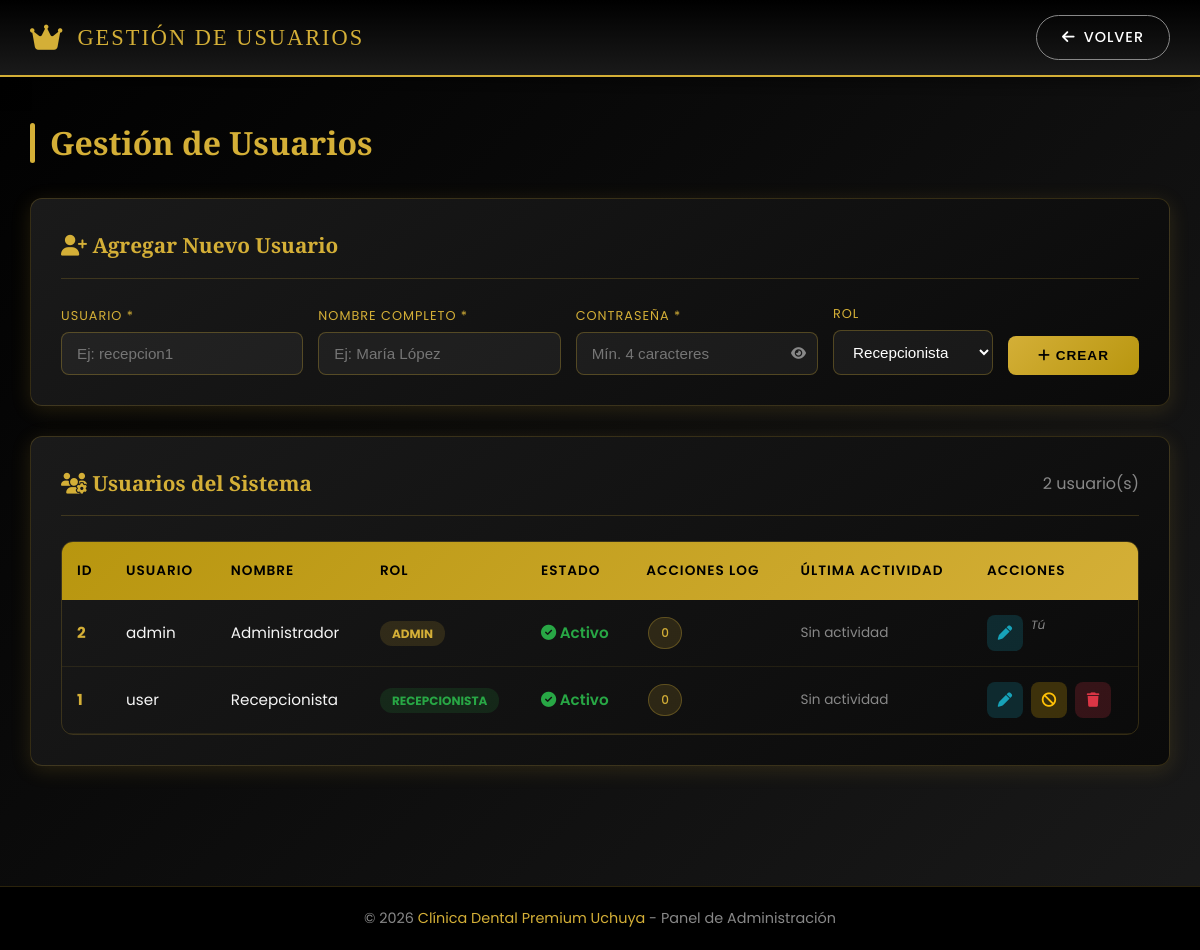
The app's page /admin/usuarios.php (signed in) with its own data.
### tables this page shows
CREATE TABLE IF NOT EXISTS `usuarios` (
  `id` int(11) NOT NULL AUTO_INCREMENT,
  `usuario` varchar(50) NOT NULL,
  `password_hash` varchar(64) NOT NULL COMMENT 'SHA-256 hash',
  `nombre_completo` varchar(150) NOT NULL,
  `rol` enum('admin','recepcionista') NOT NULL DEFAULT 'recepcionista',
  `estado` tinyint(1) NOT NULL DEFAULT 1 COMMENT '1=activo, 0=inactivo',
  `created_at` timestamp NOT NULL DEFAULT current_timestamp(),
  PRIMARY KEY (`id`),
  UNIQUE KEY `uk_usuario` (`usuario`)
);

### admin/usuarios.php (the view, shortened to what this page needs)
<?php
require_once '../includes/config.php';
$usuarios = $pdo->query("SELECT u.*,
    (SELECT COUNT(*) FROM actividad_log WHERE usuario_id = u.id) as total_acciones,
    (SELECT MAX(created_at) FROM actividad_log WHERE usuario_id = u.id) as ultima_actividad
    FROM usuarios u ORDER BY u.estado DESC, u.rol ASC, u.nombre_completo ASC")->fetchAll();
?>
<!DOCTYPE html>
<html lang="es">
<head>
    <link rel="stylesheet" href="../css/styles.css">
    <link rel="stylesheet" href="https://cdnjs.cloudflare.com/ajax/libs/font-awesome/6.5.1/css/all.min.css">
</head>
<body>
    <header class="header">
        <div class="header-container">
            <a href="index.php" class="header-logo">
                <i class="fas fa-crown" style="color: var(--color-dorado); font-size: 1.8rem;"></i>
                <span class="header-logo-text">Gestión de Usuarios</span>
            </a>
            <nav class="header-nav">
                <a href="index.php" class="btn-nav btn-nav-secondary"><i class="fas fa-arrow-left"></i> Volver</a>
            </nav>
        </div>
    </header>
    <main class="main-container">
        <h1 class="page-title">Gestión de Usuarios</h1>
        <div class="card" style="margin-bottom: 30px;">
            <div class="card-header">
                <h2 class="card-title"><i class="fas fa-user-plus"></i> Agregar Nuevo Usuario</h2>
            </div>
            <form method="POST" style="display: flex; gap: 15px; flex-wrap: wrap; align-items: flex-end;">
                <div style="flex: 1; min-width: 180px;">
                    <label style="display: block; color: var(--color-dorado); font-size: 0.8rem; text-transform: uppercase; letter-spacing: 1px; margin-bottom: 6px;">Usuario *</label>
                    <input type="text" name="usuario" placeholder="Ej: recepcion1" required
                           style="width: 100%; padding: 12px 15px; background: rgba(255,255,255,0.05); border: 1px solid rgba(212,175,55,0.3); border-radius: 8px; color: #fff; font-size: 0.95rem; box-sizing: border-box;">
                </div>
                <div style="flex: 1; min-width: 200px;">
                    <label style="display: block; color: var(--color-dorado); font-size: 0.8rem; text-transform: uppercase; letter-spacing: 1px; margin-bottom: 6px;">Nombre completo *</label>
                    <input type="text" name="nombre" placeholder="Ej: María López" required
                           style="width: 100%; padding: 12px 15px; background: rgba(255,255,255,0.05); border: 1px solid rgba(212,175,55,0.3); border-radius: 8px; color: #fff; font-size: 0.95rem; box-sizing: border-box;">
                </div>
                <div style="flex: 1; min-width: 180px;">
                    <label style="display: block; color: var(--color-dorado); font-size: 0.8rem; text-transform: uppercase; letter-spacing: 1px; margin-bottom: 6px;">Contraseña *</label>
                    <div class="password-container">
                        <input type="password" name="password" id="inputPasswordNueva" placeholder="Mín. 4 caracteres" required minlength="4"
                               style="width: 100%; padding: 12px 15px; background: rgba(255,255,255,0.05); border: 1px solid rgba(212,175,55,0.3); border-radius: 8px; color: #fff; font-size: 0.95rem; box-sizing: border-box;">
                        <button type="button" class="toggle-password" onclick="togglePasswordVisibility('inputPasswordNueva', this)">
                            <i class="fas fa-eye"></i>
                        </button>
                    </div>
                </div>
                <div style="min-width: 160px;">
                    <label style="display: block; color: var(--color-dorado); font-size: 0.8rem; text-transform: uppercase; letter-spacing: 1px; margin-bottom: 6px;">Rol</label>
                    <select name="rol" style="width: 100%; padding: 12px 15px; background: rgba(255,255,255,0.05); border: 1px solid rgba(212,175,55,0.3); border-radius: 8px; color: #fff; font-size: 0.95rem; box-sizing: border-box;">
                        <option value="recepcionista" style="background: #1a1a1a; color: #fff;">Recepcionista</option>
                    </select>
                </div>
                <button type="submit" style="padding: 12px 30px; background: linear-gradient(135deg, var(--color-dorado), var(--color-dorado-oscuro)); color: #000; border: none; border-radius: 8px; font-weight: 700; cursor: pointer; text-transform: uppercase; letter-spacing: 1px; font-size: 0.85rem;">
                    <i class="fas fa-plus"></i> Crear
                </button>
            </form>
        </div>
        <div class="card">
            <div class="card-header">
                <h2 class="card-title"><i class="fas fa-users-cog"></i> Usuarios del Sistema</h2>
                <span class="text-gray"><?php echo count($usuarios); ?> usuario(s)</span>
            </div>
            <div class="table-container">
                <table class="table" style="min-width: 700px;">
                    <thead>
                        <tr><th>ID</th><th>Usuario</th><th>Nombre</th><th>Rol</th><th>Estado</th><th>Acciones Log</th><th>Última Actividad</th><th>Acciones</th></tr>
                    </thead>
                    <tbody>
                        <?php foreach ($usuarios as $usr): ?>
                            <tr style="<?php echo $usr['estado'] == 0 ? 'opacity: 0.5;' : ''; ?>">
                                <td><strong class="text-gold"><?php echo $usr['id']; ?></strong></td>
                                <td><?php echo htmlspecialchars($usr['usuario']); ?></td>
                                <td><?php echo htmlspecialchars($usr['nombre_completo']); ?></td>
                                <td>
                                    <?php if ($usr['rol'] === 'admin'): ?>
                                        <span style="background: rgba(212,175,55,0.15); color: var(--color-dorado); padding: 4px 12px; border-radius: 12px; font-size: 0.75rem; font-weight: 700; text-transform: uppercase;">Admin</span>
                                    <?php else: ?>
                                        <span style="background: rgba(40,167,69,0.15); color: #28a745; padding: 4px 12px; border-radius: 12px; font-size: 0.75rem; font-weight: 700; text-transform: uppercase;">Recepcionista</span>
                                    <?php endif; ?>
                                </td>
                                <td>
                                    <?php if ($usr['estado'] == 1): ?>
                                        <span style="color: #28a745; font-weight: 600;"><i class="fas fa-check-circle"></i> Activo</span>
                                    <?php else: ?>
                                        <span style="color: #dc3545; font-weight: 600;"><i class="fas fa-times-circle"></i> Inactivo</span>
                                    <?php endif; ?>
                                </td>
                                <td><span class="badge badge-tratamiento"><?php echo $usr['total_acciones']; ?></span></td>
                                <td style="font-size: 0.85rem; color: var(--color-gris);">
                                    <?php echo $usr['ultima_actividad'] ? date('d/m/Y H:i', strtotime($usr['ultima_actividad'])) : 'Sin actividad'; ?>
                                </td>
                                <td>
                                    <div class="acciones">
                                        <button type="button" class="btn-accion" style="background: rgba(23,162,184,0.2); color: #17a2b8;" title="Editar usuario"
                                                onclick="abrirModalEditar(<?php echo $usr['id']; ?>, '<?php echo htmlspecialchars($usr['usuario']); ?>', '<?php echo htmlspecialchars(addslashes($usr['nombre_completo'])); ?>')">
                                            <i class="fas fa-pen"></i>
                                        </button>
                                        <?php if ($usr['id'] != $_SESSION['usuario_id']): ?>
                                            <?php if ($usr['estado'] == 1): ?>
                                                <form method="POST" style="display:inline;" onsubmit="return confirm('¿Desactivar al usuario <?php echo htmlspecialchars($usr['usuario']); ?>?');">
                                                    <button type="submit" class="btn-accion" style="background: rgba(255,193,7,0.2); color: #ffc107;" title="Desactivar"><i class="fas fa-ban"></i></button>
                                                </form>
                                            <?php endif; ?>
                                            <form method="POST" style="display:inline;" onsubmit="return confirm('¿ELIMINAR permanentemente al usuario <?php echo htmlspecialchars($usr['usuario']); ?>?');">
                                                <button type="submit" class="btn-accion btn-eliminar" title="Eliminar"><i class="fas fa-trash"></i></button>
                                            </form>
                                        <?php else: ?>
                                            <span style="color: var(--color-gris); font-size: 0.75rem; font-style: italic;">Tú</span>
                                        <?php endif; ?>
                                    </div>
                                </td>
                            </tr>
                        <?php endforeach; ?>
                    </tbody>
                </table>
            </div>
        </div>
    </main>
    <footer class="footer">
        <p class="footer-text">© <?php echo date('Y'); ?> <span>Clínica Dental Premium Uchuya</span> - Panel de Administración</p>
    </footer>
</body>
</html>

### css/styles.css (style rules this page uses)
:root { --color-negro: #000000; --color-negro-suave: #0a0a0a; --color-negro-claro: #1a1a1a; --color-dorado: #d4af37; --color-dorado-claro: #e8c547; --color-dorado-oscuro: #b8960f; --color-blanco: #ffffff; --color-blanco-suave: #f5f5f5; --color-gris: #888888; --color-gris-oscuro: #333333; --color-exito: #28a745; --color-error: #dc3545; --color-alerta: #ffc107; --font-titulo: "Playfair Display", serif; --font-texto: "Poppins", sans-serif; --sombra-suave: 0 4px 20px rgba(212, 175, 55, 0.15); --sombra-fuerte: 0 8px 40px rgba(0, 0, 0, 0.4); --borde-dorado: 1px solid var(--color-dorado); --radio-borde: 12px; --transicion: all 0.3s ease; }
* { margin: 0; padding: 0; box-sizing: border-box; }
html { scroll-behavior: smooth; }
body { font-family: var(--font-texto); background: linear-gradient( 135deg, var(--color-negro) 0%, var(--color-negro-claro) 100% ); color: var(--color-blanco); min-height: 100vh; line-height: 1.6; }
.header { background: linear-gradient( 180deg, var(--color-negro) 0%, var(--color-negro-claro) 100% ); border-bottom: 2px solid var(--color-dorado); padding: 15px 0; position: sticky; top: 0; z-index: 1000; box-shadow: 0 4px 20px rgba(0, 0, 0, 0.5); }
.header-container { max-width: 1400px; margin: 0 auto; padding: 0 30px; display: flex; justify-content: space-between; align-items: center; }
.header-logo { display: flex; align-items: center; gap: 15px; text-decoration: none; }
.header-logo-text { font-family: var(--font-titulo); font-size: 1.4rem; color: var(--color-dorado); text-transform: uppercase; letter-spacing: 2px; }
.header-nav { display: flex; gap: 20px; }
.btn-nav { display: inline-flex; align-items: center; gap: 8px; padding: 10px 25px; border-radius: 25px; font-size: 0.9rem; font-weight: 500; text-decoration: none; transition: var(--transicion); text-transform: uppercase; letter-spacing: 1px; }
.btn-nav-secondary { background: transparent; color: var(--color-blanco); border: 1px solid var(--color-gris); }
.main-container { max-width: 1400px; margin: 0 auto; padding: 40px 30px; }
.page-title { font-family: var(--font-titulo); font-size: 2rem; color: var(--color-dorado); margin-bottom: 30px; display: flex; align-items: center; gap: 15px; }
.page-title::before { content: ""; width: 5px; height: 40px; background: var(--color-dorado); border-radius: 3px; }
.card { background: linear-gradient( 145deg, var(--color-negro-claro), var(--color-negro-suave) ); border: 1px solid rgba(212, 175, 55, 0.2); border-radius: var(--radio-borde); padding: 30px; margin-bottom: 30px; box-shadow: var(--sombra-suave); }
.card-header { display: flex; justify-content: space-between; align-items: center; margin-bottom: 25px; padding-bottom: 15px; border-bottom: 1px solid rgba(212, 175, 55, 0.2); }
.card-title { font-family: var(--font-titulo); font-size: 1.3rem; color: var(--color-dorado); }
.table-container { overflow-x: auto; border-radius: var(--radio-borde); border: 1px solid rgba(212, 175, 55, 0.2); }
.table { width: 100%; border-collapse: collapse; min-width: 900px; }
.table thead { background: linear-gradient( 135deg, var(--color-dorado-oscuro) 0%, var(--color-dorado) 100% ); }
.table th { padding: 18px 15px; text-align: left; font-weight: 600; color: var(--color-negro); text-transform: uppercase; font-size: 0.85rem; letter-spacing: 1px; }
.table tbody tr { border-bottom: 1px solid rgba(212, 175, 55, 0.1); transition: var(--transicion); }
.table td { padding: 15px; color: var(--color-blanco-suave); font-size: 0.95rem; }
.badge { display: inline-block; padding: 5px 12px; border-radius: 20px; font-size: 0.75rem; font-weight: 500; text-transform: uppercase; letter-spacing: 0.5px; }
.badge-tratamiento { background: rgba(212, 175, 55, 0.15); color: var(--color-dorado); border: 1px solid rgba(212, 175, 55, 0.3); margin: 2px; }
.acciones { display: flex; gap: 8px; }
.btn-accion { display: inline-flex; align-items: center; justify-content: center; width: 36px; height: 36px; border-radius: 8px; border: none; cursor: pointer; transition: var(--transicion); font-size: 0.9rem; text-decoration: none; }
.btn-eliminar { background: rgba(220, 53, 69, 0.2); color: var(--color-error); }
.footer { background: var(--color-negro); border-top: 1px solid rgba(212, 175, 55, 0.2); padding: 20px; text-align: center; margin-top: 50px; }
.footer-text { color: var(--color-gris); font-size: 0.9rem; }
.footer-text span { color: var(--color-dorado); }
.text-gold { color: var(--color-dorado); }
.text-gray { color: var(--color-gris); }

### records on screen
usuarios: id "2", usuario "admin", nombre_completo "Administrador", rol "ADMIN", estado 1 (drawn), total_acciones "0", shows "Tú"
usuarios: id "1", usuario "user", nombre_completo "Recepcionista", rol "RECEPCIONISTA", estado 1 (drawn), total_acciones "0"

### other values on screen
count($usuarios) "2"
